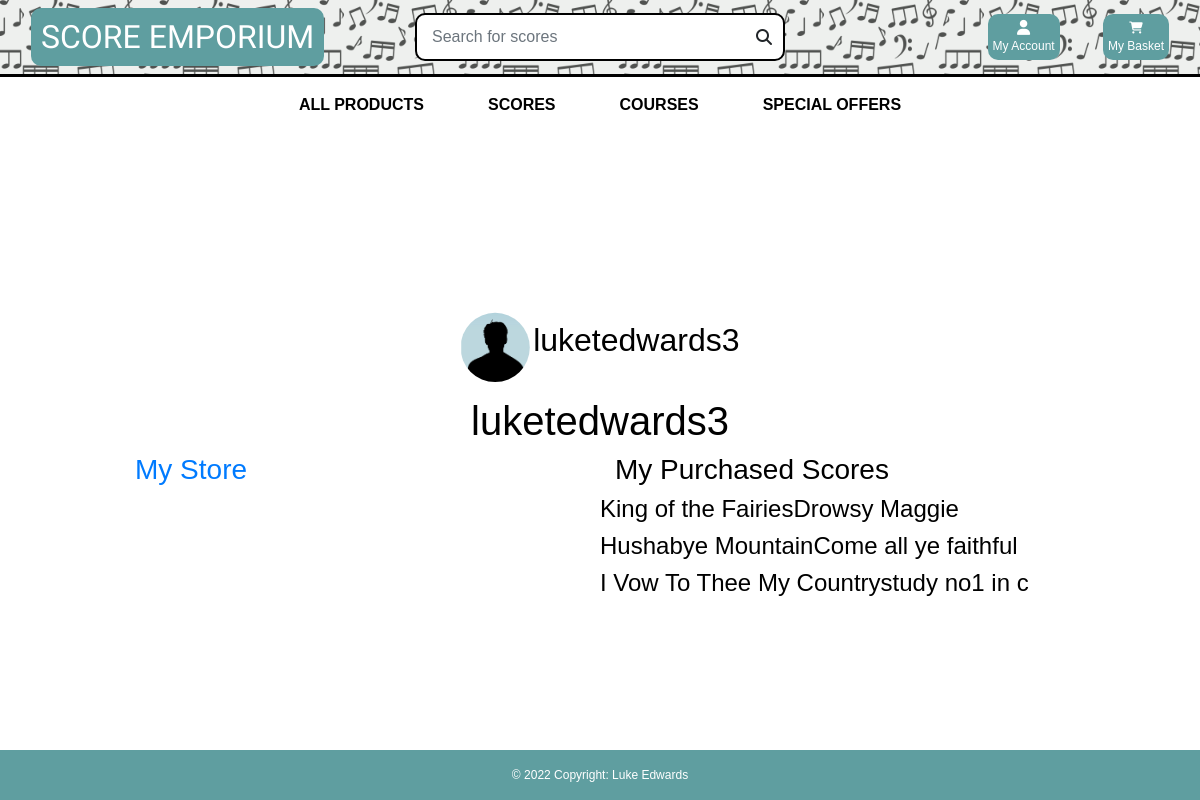
Page /profile/ (signed in) on the committed database.
### user_profile/models.py (models this page shows)
class UserProfile(models.Model):
    user = models.OneToOneField(User, on_delete=models.CASCADE)
    def __str__(self):
        return self.user.username

### products/models.py (models this page shows, shortened)
class Product(models.Model):
    genre = models.ForeignKey('Genre', null=True, blank=True, on_delete=models.SET_NULL)
    difficulty = models.ForeignKey('Difficulty', null=True, blank=True, on_delete=models.SET_NULL)
    sku = models.CharField(max_length=254, null=True, blank=True)
    name = models.CharField(max_length=254)
    description = models.TextField()
    price = models.DecimalField(max_digits=6, decimal_places=2)
    rating = models.DecimalField(max_digits=6, decimal_places=2, null=True, blank=True)
    image_url = models.URLField(max_length=1024, null=True, blank=True)
    image = models.ImageField(null=True, blank=True,)
    vendor = models.CharField(max_length=254, null=True)
    PDF = models.FileField(null=True,)
    Guitar_Pro_Unlocked = models.FileField(null=True,)
    Guitar_Pro_Locked = models.FileField(null=True,)
    video = models.URLField(max_length=1024, null=True, blank=True)

### user_profile/views.py (the view)
# urls.py: path('profile/', include('user_profile.urls')),
def user_profile(request):
    profile = get_object_or_404(UserProfile, user=request.user)
    products = Product.objects.all()
    context = {
        'products': products,
        'profile': profile,
    }
    return render(request, 'user_profile/profile.html', context)

### cart/contexts.py (called while the page is built, shortened)
def cart_contents(request):
    cart_items = []
    total = 0
    product_count = 0
    cart = request.session.get('cart', {})
    total = total
    context = {
        'cart_items': cart_items,
        'total': total,
        'product_count': product_count,
    }
    return context

### user_profile/templates/user_profile/profile.html (shortened to what this page needs)
{% extends "base.html" %}
{% load static %}
{% block page_header %}
    <div class="container header-container">
    </div>
{% endblock %}
{% block content %}
<div class="container text-black">
    <div class="row text-center">
      <div class="col center">
      <img id="user-profile-pic" src="{% static 'media/profile_photos/default-pp-min.png'%}" alt="" class=" prepend">
       <h2 class="d-inline">{{request.user.username}}</h2>
       <h1>{{profile}}</h1>
      </div>
    </div>
    <div class="row">
      <div class="col">
        <a href="{%url 'storefront'%}?username={{request.user.username}}"> <h3>My Store</h3></a>
      </div>
      <div class="col">
        <h3>My Purchased Scores</h3>
        <div class="row">
          {% for product in products%}
            {% if product.vendor == 'luketedwards' %}
            <h4>{{product.name}}</h4>
            {%endif%}
          {%endfor%}
        </div>
      </div>
    </div>
  </div>
{% endblock %}

### static/css/base.css (style rules this page uses)
html { height: 100%; }
body { height: 100%; min-height: 100%; margin: 0; padding-bottom: 30px; }
#user-profile-pic { clip-path: circle() !important; height: 100px !important; display: inline; }
body { background-size: cover; height: calc(100vh - 164px); color: black !important; font-family: 'Helvetica'; }
.text-black { color: #000 !important; }
@media (min-width: 1200px) { .container { max-width: 80%; } }
@media (min-width: 992px) { .header-container { padding-top: 164px; } }

### static/css/scores.css (style rules this page uses)
body { font-family: Arial, Helvetica, sans-serif; font-size: 12px; }

### rows in the picture
UserProfile: user.username "luketedwards3"
Product: name "King of the Fairies"
Product: name "Drowsy Maggie"
Product: name "Hushabye Mountain"
Product: name "Come all ye faithful"
Product: name "I Vow To Thee My Country"
Product: name "study no1 in c"

### other values in the picture
{{ request.user.username }} "luketedwards3"
